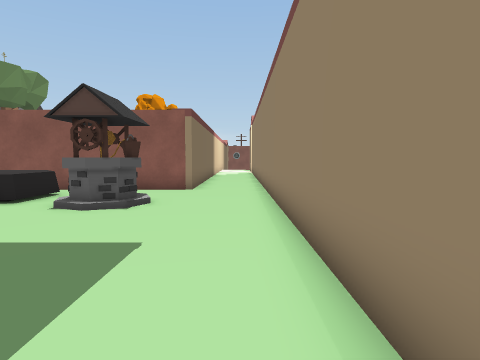
view 1 (above)

21 first-person views from a walk through a 3-D level made in the Unity game engine. The camera is 1.2 m above the floor, tilts 4° down and sees 75° across. The floor is counted in squares, 1 m on a side. Each view is taken from the middle of a square. On the plan, view 1 faces up. The plan holds only what a view shows up to about 13 squares ahead; the rest is blank. The place goes on beyond the plan. The player character is not drawn. Some animated figures are left out. Door leaves are left out, so doorways stand open.

view 2
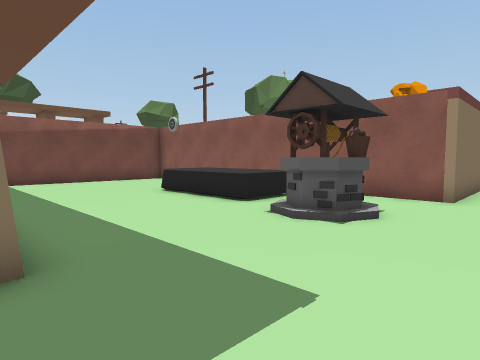

view 3
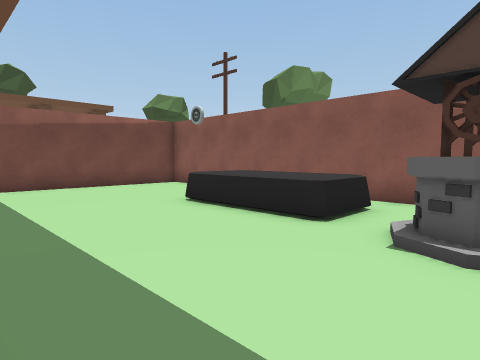

view 4
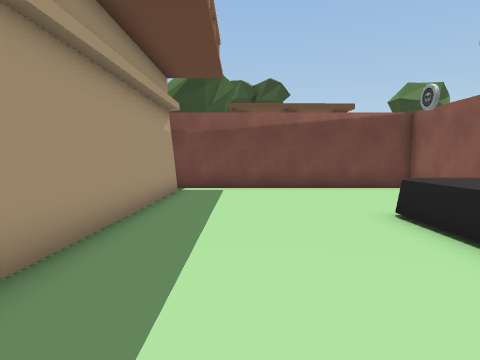

view 5
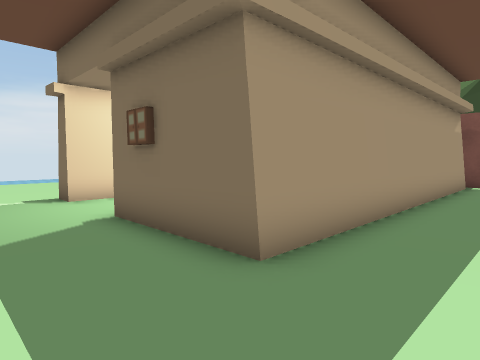

view 6
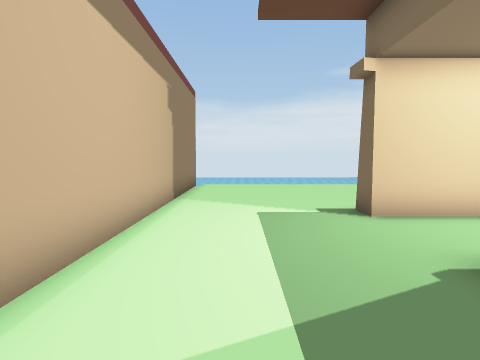

view 7
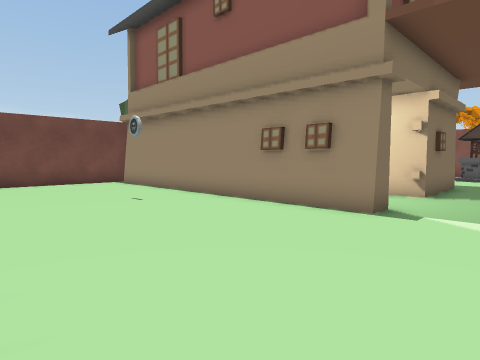

view 8
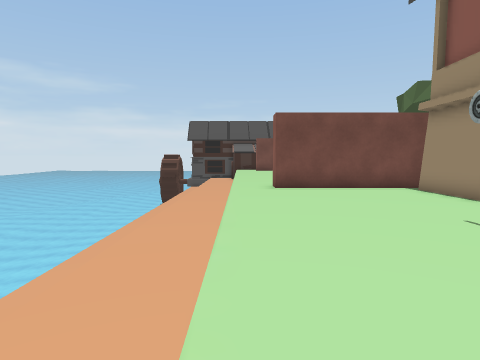

view 9
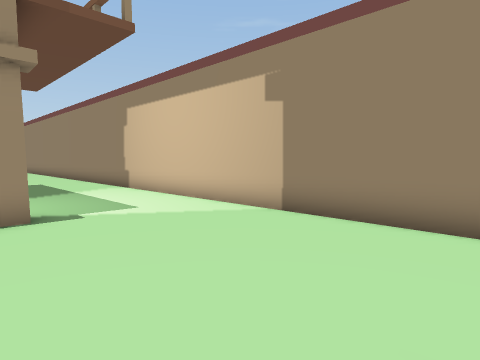

view 10
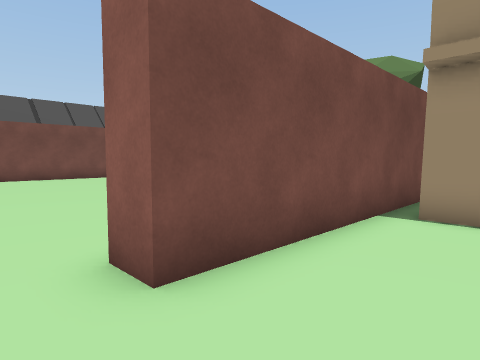

view 11
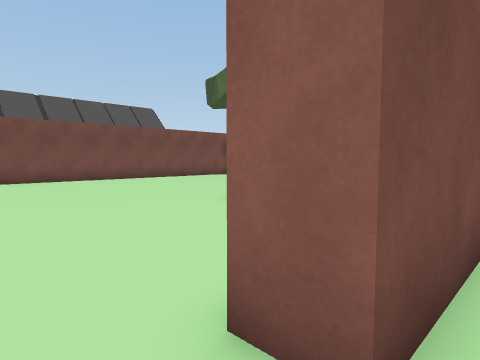

view 12
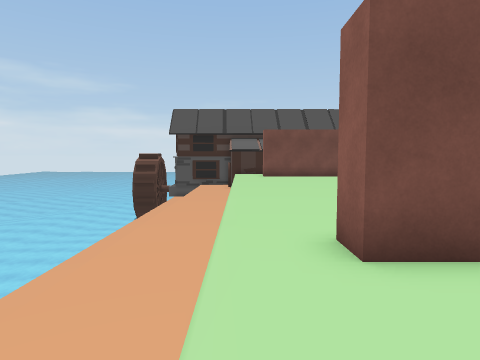

view 13
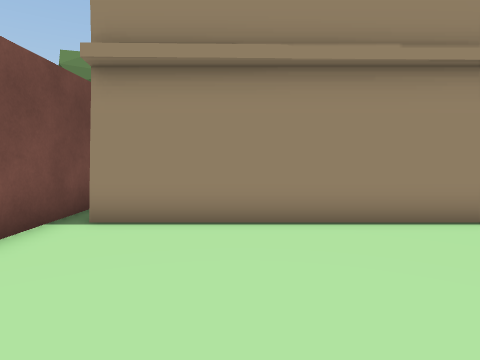

view 14
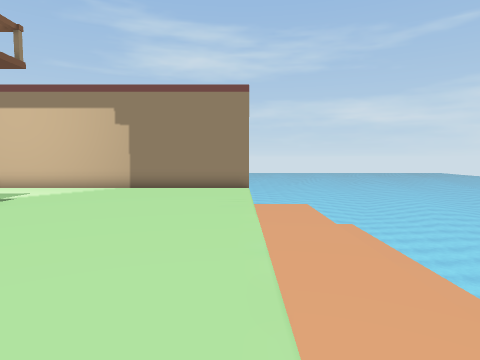

view 15
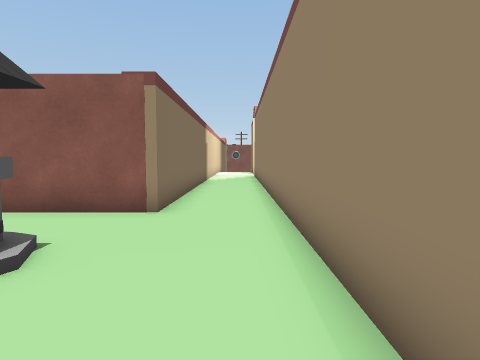

view 16
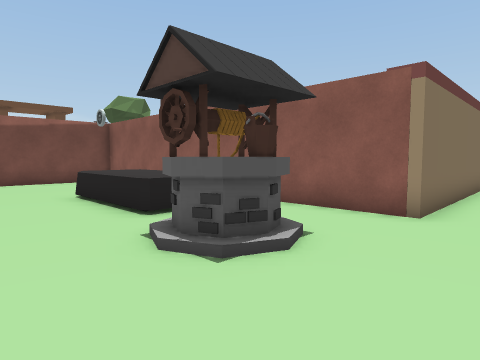

view 17
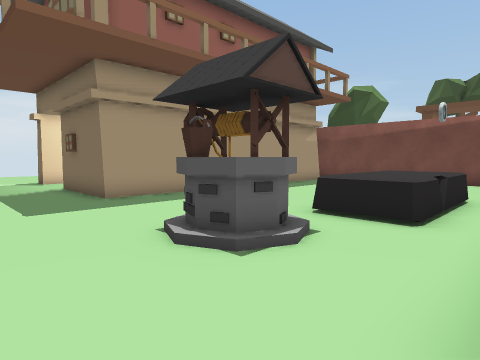

view 18
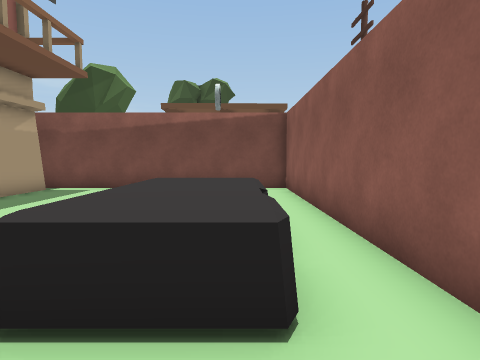

view 19
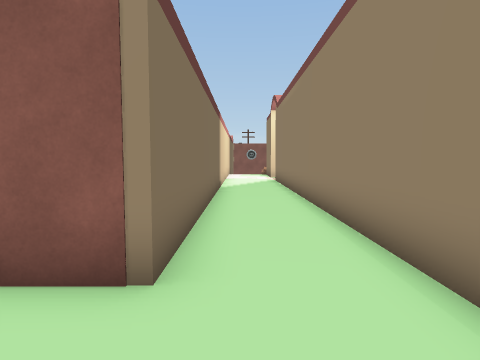

view 20
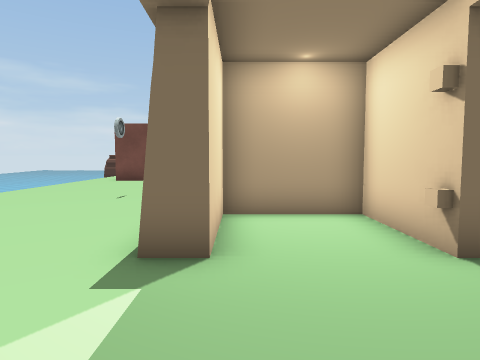

view 21
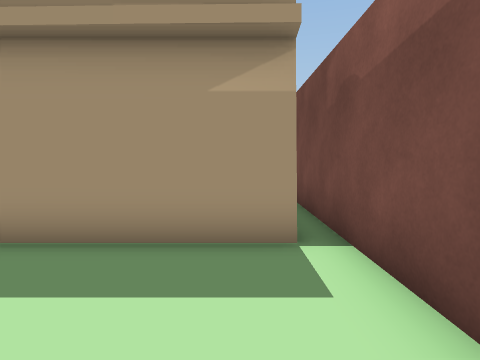

### Floor plan
Key: @ floor where view 1 was taken; # wall or solid block; . floor; v drop or lower ground; W well; H house; T tree; O other object.
Columns run from 31 left of view 1 to 1 right of it. Each row starts with its distance up from view 1.
 18                              #..#
 17                              #..#
 16                              #..#
 15                              #..#
 14                              #..#
 13                              #..#
 12               ################..#
 11               #.................#
 10               #......OOOOO......#
  9               #......OOOOO.WW...#
  8               #......OOOOO.WW...#
  7               #............W....#
  6               #.................#
  5               #.................#
  4               #.................#
  3            TT #.................#
  2               ##############....#
  1               #            #....#
  0               #            #...@#
 -1               #         ####....#
 -2               #         #.......#
 -3               #         #.......#
 -4      ..       #         ####....#
 -5     ....      ############H#....#
 -6    .......    #.................#
 -7   .........   #.................#
 -8  ...........  #.................#
 -9 ............. #.................#
-10 ..............#.................#
-11     ............................#
-12      ...........................#
-13      vvvvvvvvvvvvvvvvvvvvvvvvvvvv

Where each view was taken, in squares from view 1:
view 1: 0 up, 0 right, facing up
view 2: 2 up, 0 right, facing up-left
view 3: 3 up, 3 left, facing up-left
view 4: 5 up, 4 left, facing left
view 5: 5 up, 1 left, facing down-left
view 6: 2 up, 1 left, facing down
view 7: 12 down, 1 left, facing up-left
view 8: 12 down, 4 left, facing left
view 9: 12 down, 5 left, facing up-right
view 10: 12 down, 14 left, facing up-left
view 11: 12 down, 16 left, facing up-left
view 12: 12 down, 13 left, facing left
view 13: 11 down, 13 left, facing up
view 14: 12 down, 12 left, facing right
view 15: 5 up, 0 right, facing up
view 16: 5 up, 0 right, facing up-left
view 17: 12 up, 0 right, facing down-left
view 18: 10 up, 4 left, facing left
view 19: 9 up, 1 left, facing up
view 20: 4 down, 0 right, facing left
view 21: 7 up, 15 left, facing down
